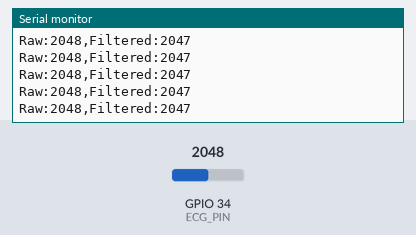
Recording of a sketch running on a simulated ESP32. Parts: the last lines printed to the serial monitor. Inputs (shaded band) come from the test bench; at power-on: GPIO 34 (ECG_PIN) = 2048 (analog values on the 0–4095 scale).

Above: at 5.7 s.
5.8 s: GPIO 34 (ECG_PIN) set to 1035
At 6.7 s:
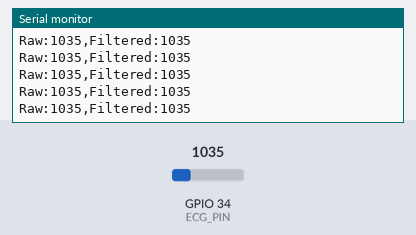
7.3 s: GPIO 34 (ECG_PIN) set to 967
At 8.3 s:
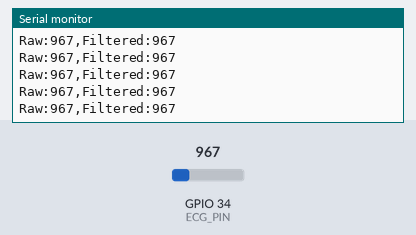
Timing chart, 0 to 9.8 s (numbered marks = the images above; inputs shaded):
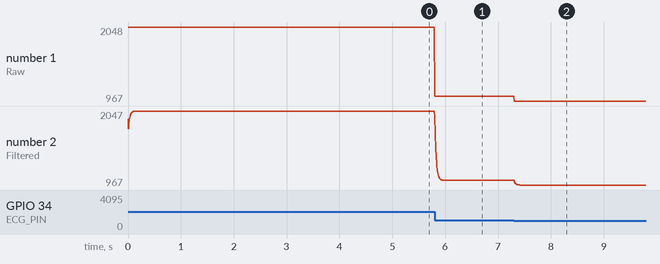

The sketch:

Firmware.ino
```cpp
// ESP32 ECG Signal Reader & Software Filter
#define ECG_PIN 34          // Input pin connected to MCP6024 Pin 8 (VOUTC)
#define SAMPLE_INTERVAL 4  // Sample every 4 ms (250 Hz sampling rate)

unsigned long lastSampleTime = 0;

// Exponential Moving Average (EMA) Filter variables
float emaFilteredSignal = 2048.0; // Initialize at mid-scale (12-bit ADC mid = 2048)
const float alpha = 0.15;      // Smoothing factor (0 < alpha < 1). Lower = smoother

// 50 Hz Notch Filter tuned for a 250 Hz Sampling Rate
float notchFilter(float input) {
  static float x[3] = {0, 0, 0};
  static float y[3] = {0, 0, 0};

  x[0] = input;

  // Coefficient matrix to notch out exactly 50Hz at a 250Hz sample rate
  y[0] = 0.625 * x[0] - 0.386 * x[1] + 0.625 * x[2] + 0.386 * y[1] - 0.25 * y[2];

  // Shift the values for the next iteration
  x[2] = x[1]; x[1] = x[0];
  y[2] = y[1]; y[1] = y[0];

  return y[0];
}

void setup() {
  Serial.begin(115200);

  // Configure ADC resolution
  analogReadResolution(12);             // 0 to 4095
  analogSetAttenuation(ADC_11db);       // 0V to 3.3V range

  pinMode(ECG_PIN, INPUT);
}

void loop() {
  unsigned long currentMicros = micros();

  // Maintain a steady sampling rate of 250 Hz
  if (currentMicros - lastSampleTime >= (SAMPLE_INTERVAL * 1000)) {
    lastSampleTime = currentMicros;

    // Read the analog signal from the amplifier output
    int rawADC = analogRead(ECG_PIN);

    // 1. Apply the 50 Hz Digital Notch Filter first
    float notchedSignal = notchFilter((float)rawADC);

    // 2. Apply the Low-Pass Smoothing Filter (EMA) to the notched signal
    emaFilteredSignal = (alpha * notchedSignal) + ((1.0 - alpha) * emaFilteredSignal);

    // Output formatted for the Arduino Serial Plotter
    Serial.print("Raw:");
    Serial.print(rawADC);
    Serial.print(",");
    Serial.print("Filtered:");
    Serial.println((int)emaFilteredSignal);
  }
}
```

Measured:
- after the input at 5.8 s, the serial monitor: prints a new line at once (image 1)
- after the input at 7.3 s, the serial monitor: prints a new line at once (image 2)
- plotted number 1: 2048 → 1035 after the input at 5.8 s, 1035 → 967 after the input at 7.3 s
- plotted number 2: 2047 → 1035 after the input at 5.8 s, 1035 → 967 after the input at 7.3 s
